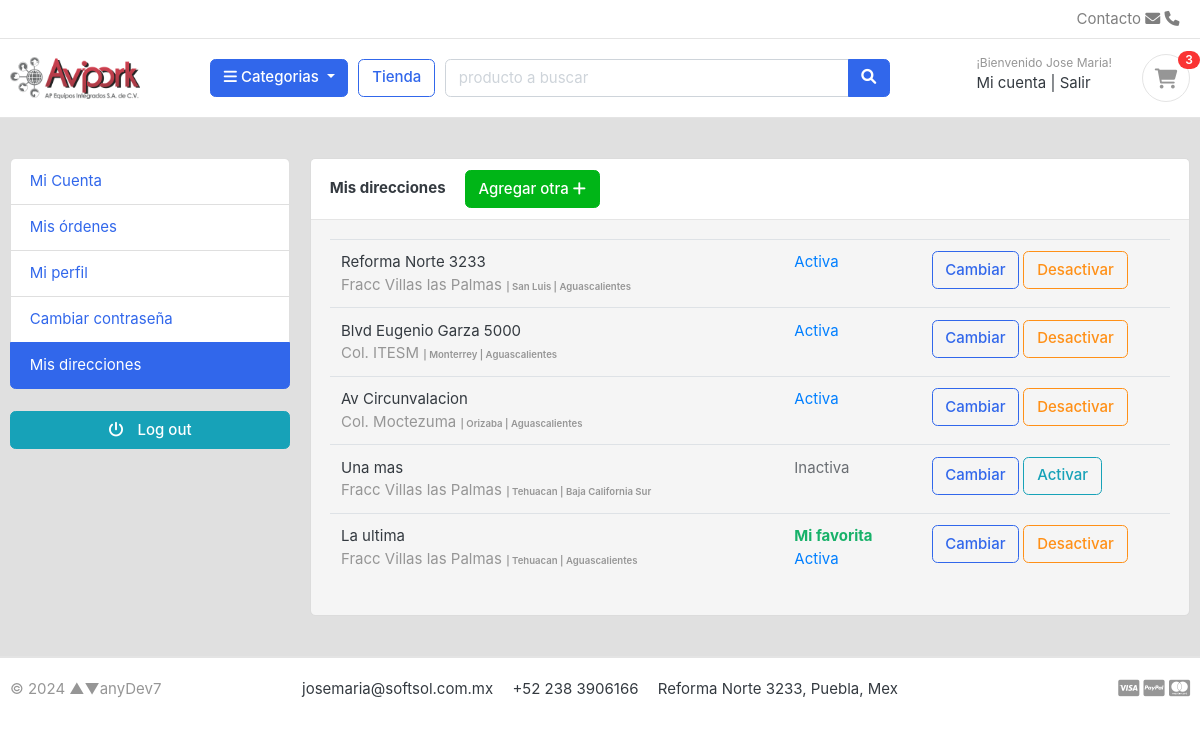
Before: /account/addresses/ (signed in) with the older database file.
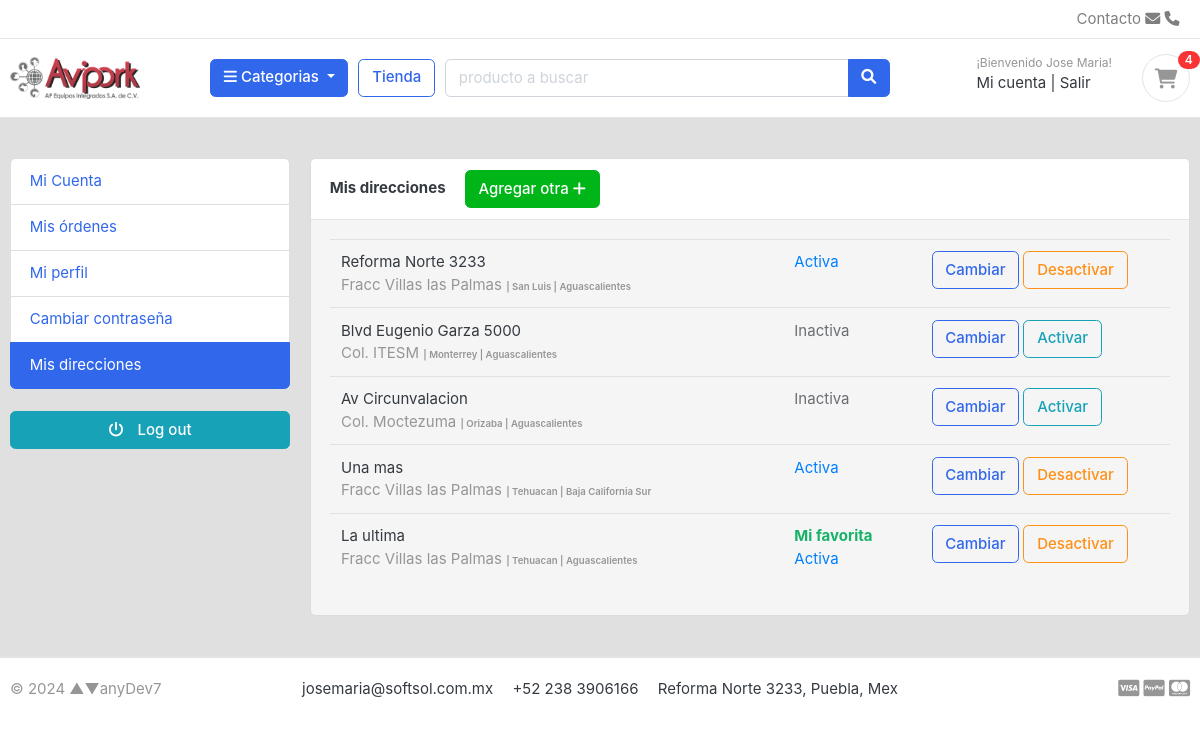
After: the same page with the newer database file.
### account/models.py (models this page shows, shortened)
class Address(models.Model):
    user = models.ForeignKey(Account, verbose_name="Usuario", on_delete=models.CASCADE)
    address_line_1 = models.CharField("Direccion", max_length=50)
    address_line_2 = models.CharField("Colonia", max_length=50, blank=True)
    city = models.CharField('Ciudad', max_length=50)
    state = models.CharField('Estado', max_length=50)
    country = models.CharField('Pais', max_length=50, default="México")
    zipcode = models.CharField('CP', max_length=6, default="")
    phone = models.CharField('Telefono',max_length=50)
    nearby = models.CharField("Referencia", max_length=100, blank=True)
    default = models.BooleanField('Preferida', default=False)
    is_active = models.BooleanField('Acitva', default=True)
    created_at = models.DateTimeField('Creada el', auto_now_add=True)
    updated_at = models.DateTimeField('Actualizada el', auto_now=True)
    class Meta:
        verbose_name = 'Direccion'
        verbose_name_plural = 'Direcciones'

### account/views.py (the view, shortened to what this page needs)
# urls.py: path('addresses/', views.addresses, name="addresses"),
@login_required(login_url='login')
def addresses(request):
    if request.method == 'POST': # Agregar su primer dirección
        form = AddressForm(request.POST)
        if form.is_valid():
            address_line_1 = form.cleaned_data['address_line_1']
            address_line_2 = form.cleaned_data['address_line_2']
            city = form.cleaned_data['city']
            state = request.POST['inputState'] # hace referencia la 'key' al 'name' del select o input
            country = form.cleaned_data['country']
            zipcode = form.cleaned_data['zipcode']
            phone = form.cleaned_data['phone']
            nearby = form.cleaned_data['nearby']
            default = form.cleaned_data['default']
            is_active = form.cleaned_data['is_active']
            try:
                address = Address()
                address.address_line_1 = address_line_1
                address.address_line_2 = address_line_2
                address.city = city
                address.state = state
                address.country = country
                address.zipcode = zipcode
                address.phone = phone
                address.nearby = nearby
                address.default = default
                address.is_active = is_active
                address.user = request.user
                address.save()
            except:
                print("No se pudo crear el registro de la tabla DIRECCION")
        url = request.META.get('HTTP_REFERER') # Regresa a url anterior
        return redirect(url)
    else:
        try:
            addresses = Address.objects.filter(user__id=request.user.id)
        except:
            addresses = Address()
        if addresses.exists():
            context = {
                'addresses': addresses,
            }
        return render(request, "account/address.html", context)

### category/context_processors.py (called while the page is built)
def menu_cat_links(request):
    links = Category.objects.all()
    return dict(cat_links=links)

def menu_subcat_links(request):
    links = SubCategory.objects.all()
    return dict(subcat_links=links)

### category/models.py (called while the page is built)
    def get_url(self):
        return reverse('prod_by_cat', args=[self.slug,None,"s"]) # Solo funciona para el filtrado por subcategoria

### ecart/context_processors.py (called while the page is built)
def counter(request):
    count = 0
    if 'admin' in request.path:
        return {}
    else:
        try:                    # filter: 'fetch' todos los que cumplen con la condición
            if request.user.is_authenticated:
                cart_items = CartItem.objects.all().filter(user=request.user)
            else:
                cart = Cart.objects.filter(cart_id=_cart_id(request))
                cart_items = CartItem.objects.all().filter(cart=cart[:1])
            for item in cart_items:
                count += item.quantity
        except Cart.DoesNotExist:
            count = 0
        return dict(cart_count=count)

### mainapp/templates/account/address.html (shortened to what the changed rows need)
{% extends "mainapp/layout.html" %}
{% load static %}
{% block content %}
<section class="section-conten padding-y bg" style="background: #e0e0e0;">
    <div class="container">
        <div class="row">
        <main class="col-md-9">
            <article class="card" style="background: #f5f5f5">
            <div class="card-body">
                <div class="row">
                    <div class="col-md-12">
                        <div class="table-responsive">
                            <table class="table table-hover">
                                {% if not addresses %}
                                <span>Captura tu dirección de envío completa:</span>
                                <br>
                                <div class="card-body">
                                    <div class="row">
                                        <div class="col-md-12">
                                            <form action=" {% url "addresses" %} " method="POST">
                                                {% csrf_token %}
                                                <div class="form-row">
                                                    <div class="form-group col-md-6">
                                                        <label for="">Dirección</label>
                                                        {{address_form.address_line_1}}
                                                    </div>
                                                    <div class="form-group col-md-6">
                                                        <label for="">Colonia</label>
                                                        {{address_form.address_line_2}}
                                                    </div>
                                                </div>
                                                <div class="form-row">
                                                    <div class="form-group col-md-4">
                                                        <label for="">Ciudad</label>
                                                        {{address_form.city}}
                                                    </div>
                                                    <div class="form-group col-md-4">
                                                        <label for="">Estado</label>
                                                        <select id="inputState" name="inputState" class="form-control">
                                                            <option value="" disabled>Elige</option>
                                                            {% for state in states_mx %}
                                                                <option value="{{state}}">{{state}}</option>
                                                            {% endfor %}
                                                        </select>
                                                    </div>
                                                    <div class="form-group col-md-4">
                                                        <label for="">Pais</label>
                                                        {{address_form.country}}
                                                    </div>
                                                </div>
                                                <div class="form-row">
                                                    <div class="form-group col-md-2">
                                                        <label for="">CP</label>
                                                        {{address_form.zipcode}}
                                                    </div>
                                                    <div class="form-group col-md-3">
                                                        <label for="">Telefono</label>
                                                        {{address_form.phone}}
                                                    </div>
                                                    <div class="form-group col-md-7">
                                                        <label for="">Referencia</label>
                                                        {{address_form.nearby}}
                                                    </div>
                                                </div>
                                                <div class="form-row" style="text-align: left;">
                                                    <div class="form-group col-md-2" style="text-align: left;">
                                                        <b><label for="">Es mi favorita:</label></b>
                                                        {{address_form.default}}
                                                    </div>
                                                    <div class="form-group col-md-2">
                                                        <label for="">Está vigente:</label>
                                                        {{address_form.is_active}}
                                                    </div>
                                                </div>
                                                <button type="submit" class="btn btn-primary"> <span>Agregar dirección</span> <i class="fa fa-check"></i> </button>
                                            </form>
                                        </div>
                                    </div>
                                </div>
                                {% else %}
                                {% for address in addresses %}
                                <tr>
                                    <td>
                                        <p class="title mb-0">{{address.address_line_1}} </p>
                                        <var class="text-muted">{{address.address_line_2}}</var>
                                        <small><span class="price text-muted small">| {{address.city}} | {{address.state}}</span></small>
                                    </td>
                                    <td>
                                        {% if address.is_active %}
                                            <span style="color: #007FFF;">Activa</span>
                                        {% else %}
                                            <span style="color: #6a6e73;">Inactiva</span>
                                        {% endif %}
                                    </td>
                                    <td width="250"> <a href=" {% url "edit_address" address.id %} " class="btn btn-outline-primary">Cambiar</a>
                                        {% if address.is_active %}
                                            <a href=" {% url "address_deactivate" address.id %} " class="btn btn-outline-warning"> Desactivar </a>
                                        {% else %}
                                            <a href=" {% url "address_deactivate" address.id %} " class="btn btn-outline-info"> Activar </a>
                                        {% endif %}
                                    </td>
                                </tr>
                                {% endfor %}
                                {% endif %}
                            </table>
                        </div>
                    </div>
                </div>
            </div>
            </article>
        </main>
    </div>
    </div>
</section>
{% endblock content %}

### mainapp/templates/mainapp/includes/navbar.html (shortened to what this page needs)
{% load static %}
<header class="section-header">
    <nav class="navbar p-md-0 navbar-expand-sm navbar-light border-bottom">
    <div class="container">
      <div class="collapse navbar-collapse" id="navbarTop4">
        <ul class="navbar-nav mr-auto">
            <li class="nav-item dropdown">
                 <a href="#" class="nav-link"></a>
            </li>
            <li class="nav-item dropdown">
                <a href="#" class="nav-link"></a>
            </li>
        </ul>
        <ul class="navbar-nav">
            <li><a href="#" class="nav-link">Contacto <i class="fa fa-envelope"></i> <i class="fa fa-phone"></i></a></li>
        </ul>
      </div>
    </div>
    </nav>
    <section class="header-main border-bottom">
        <div class="container">
    <div class="row align-items-center">
        <div class="col-lg-2 col-md-3 col-6">
            <a href=" {% url "home" %} " class="brand-wrap">
                <img class="logo" src=" {% static "./images/logo-avipork.png" %} ">
            </a>
        </div>
        <div class="col-lg col-sm col-md col-6 flex-grow-0">
            <div class="category-wrap dropdown d-inline-block float-right">
                <button type="button" class="btn btn-primary dropdown-toggle" data-toggle="dropdown">
                    <i class="fa fa-bars"></i> Categorias
                </button>
            </div>
        </div>
        <a href="{% url "store" %}" class="btn btn-outline-primary">Tienda</a>
        <div class="col-lg  col-md-6 col-sm-12 col">
            <form action="{% url "search" %} " class="search"method="GET">
                <div class="input-group w-100">
                    <input type="text" class="form-control" style="width:60%;" placeholder="producto a buscar" name="keyword">
                    <div class="input-group-append">
                      <button class="btn btn-primary" type="submit">
                        <i class="fa fa-search"></i>
                      </button>
                    </div>
                </div>
            </form>
        </div>
        <div class="col-lg-3 col-sm-6 col-8 order-2 order-lg-3">
                    <div class="d-flex justify-content-end mb-3 mb-lg-0">
                        {% if user.id is None %}
                        <div class="widget-header">
                            <small class="title text-muted">¡Bienvenido como invitado!</small>
                            <div>
                                <a href="{% url 'login' %}">Ingresa</a> <span class="dark-transp"> | </span>
                                <a href="{% url "register" %}"> Crea tu cuenta</a>
                            </div>
                        </div>
                        <a href="{% url "ecart" %}" class="widget-header pl-3 ml-3">
                            <div class="icon icon-sm rounded-circle border"><i class="fa fa-shopping-cart"></i></div>
                            <span class="badge badge-pill badge-danger notify">{{cart_count}}</span>
                        </a>
                        {% else %}
                        <div class="widget-header">
                            <small class="title text-muted">¡Bienvenido {{user.first_name}}!</small>
                            <div>
                                <a href="{% url 'dashboard' %}">Mi cuenta</a> <span class="dark-transp"> | </span>
                                <a href="{% url 'logout' %}"> Salir</a>
                            </div>
                        </div>
                        <a href="{% url "ecart" %}" class="widget-header pl-3 ml-3">
                            <div class="icon icon-sm rounded-circle border"><i class="fa fa-shopping-cart"></i></div>
                            <span class="badge badge-pill badge-danger notify">{{cart_count}}</span>
                        </a>
                        {% endif %}
                    </div>
                </div>
    </div>
        </div>
    </section>
</header>

Changed rows visible on the page:
changed Address "Blvd Eugenio Garza 5000": is_active "Activa Desactivar" → "Inactiva Activar"
changed Address "Av Circunvalacion": is_active "Activa Desactivar" → "Inactiva Activar"
changed Address "Una mas": is_active "Inactiva Activar" → "Activa Desactivar"
Other visible differences:
{{ cart_count }}: "3" → "4"
